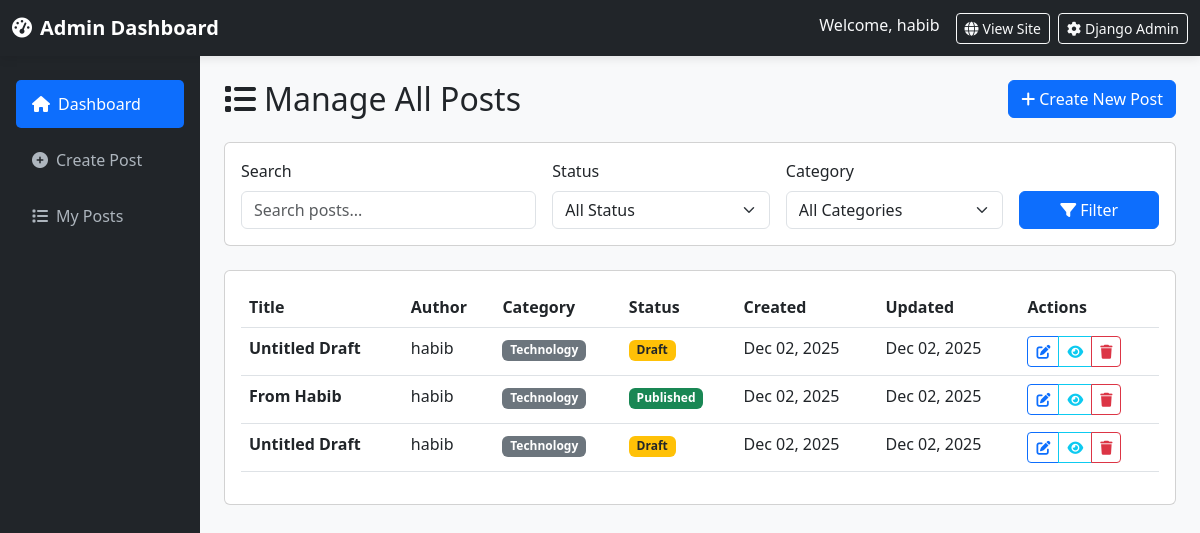
Before: /manage/posts/ (signed in) with the older database file.
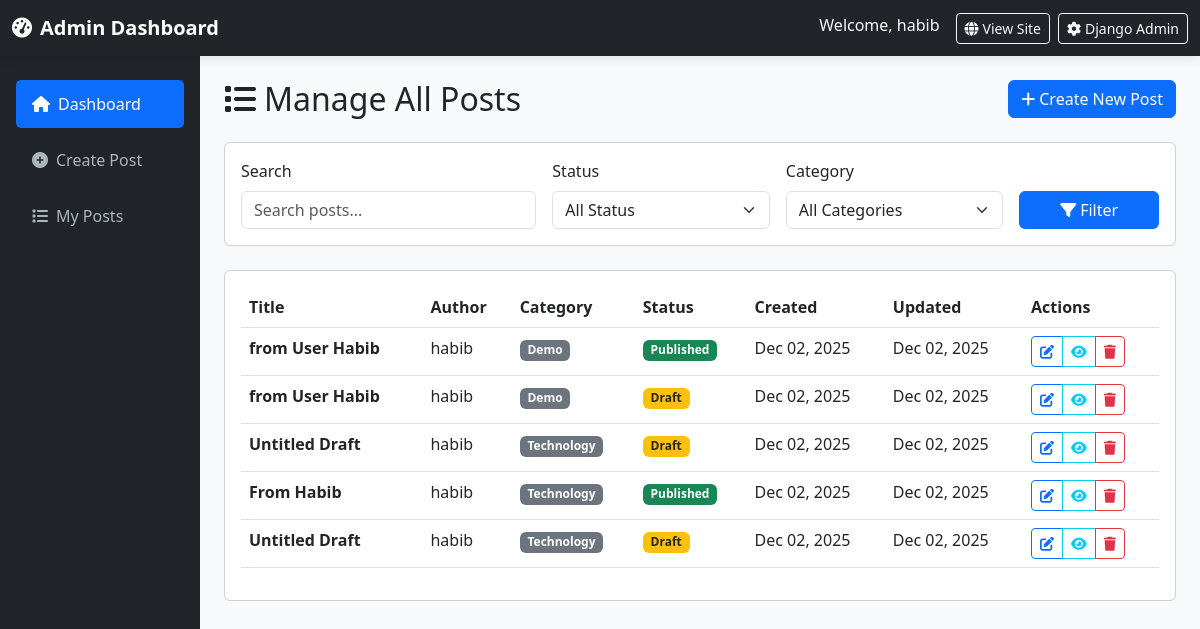
After: the same page with the newer database file.
### blog/models.py (models this page shows, shortened)
class Post(models.Model):
    STATUS_CHOICES = [
        ('draft', 'Draft'),
        ('published', 'Published'),
    ]
    title = models.CharField(max_length=200)
    slug = models.SlugField(unique=True)
    author = models.ForeignKey(User, on_delete=models.CASCADE)
    category = models.ForeignKey(Category, on_delete=models.CASCADE, related_name='posts')
    content = models.TextField(help_text="You can add images, videos, and YouTube links here")
    excerpt = models.TextField(max_length=500, blank=True, help_text="Brief description of the post")
    featured_image = models.ImageField(upload_to='blog_images/', blank=True, null=True)
    youtube_url = models.CharField(max_length=200, blank=True, help_text="YouTube URL (e.g., https://www.youtube.com/watch?v=VIDEO_ID)")
    video_file = models.FileField(upload_to='blog_videos/', blank=True, null=True, help_text="Upload video file")
    status = models.CharField(max_length=10, choices=STATUS_CHOICES, default='draft')
    created_at = models.DateTimeField(auto_now_add=True)
    updated_at = models.DateTimeField(auto_now=True)
    published_at = models.DateTimeField(null=True, blank=True)
    class Meta:
        ordering = ['-created_at']

class Category(models.Model):
    name = models.CharField(max_length=100)
    slug = models.SlugField(unique=True)
    description = models.TextField(blank=True)
    created_at = models.DateTimeField(auto_now_add=True)
    class Meta:
        verbose_name_plural = "Categories"

### blog/views.py (the view)
# urls.py: path('manage/posts/', views.admin_manage_posts, name='admin_manage_posts'),
@login_required(login_url='custom_login')
def admin_manage_posts(request):
    if not request.user.is_staff:
        return redirect('post_list')
    status_filter = request.GET.get('status', '')
    category_filter = request.GET.get('category', '')
    search_query = request.GET.get('search', '')
    if request.user.is_superuser:
        posts = Post.objects.all().select_related('author', 'category')
    else:
        posts = Post.objects.filter(author=request.user).select_related('author', 'category')
    if status_filter:
        posts = posts.filter(status=status_filter)
    if category_filter:
        posts = posts.filter(category__id=category_filter)
    if search_query:
        posts = posts.filter(
            Q(title__icontains=search_query) |
            Q(content__icontains=search_query)
        )
    paginator = Paginator(posts, 20)
    page_number = request.GET.get('page')
    posts = paginator.get_page(page_number)
    categories = Category.objects.all()
    context = {
        'posts': posts,
        'categories': categories,
        'status_filter': status_filter,
        'category_filter': category_filter,
        'search_query': search_query,
    }
    return render(request, 'blog/admin_manage_posts.html', context)

### templates/blog/admin_manage_posts.html (shortened to what this page needs)
{% extends 'blog/admin_dashboard.html' %}
{% block content %}
<div class="d-flex justify-content-between align-items-center mb-4 flex-wrap gap-2">
    <h2 class="mb-0"><i class="fas fa-list me-2"></i>Manage All Posts</h2>
    <a href="{% url 'admin_create_post' %}" class="btn btn-primary">
        <i class="fas fa-plus me-1"></i>Create New Post
    </a>
</div>
<div class="card mb-4">
    <div class="card-body">
        <form method="get" class="row g-3">
            <div class="col-md-4 col-sm-12">
                <label class="form-label">Search</label>
                <input type="text" name="search" class="form-control" placeholder="Search posts..." value="{{ search_query }}">
            </div>
            <div class="col-md-3 col-sm-6">
                <label class="form-label">Status</label>
                <select name="status" class="form-select">
                    <option value="">All Status</option>
                </select>
            </div>
            <div class="col-md-3 col-sm-6">
                <label class="form-label">Category</label>
                <select name="category" class="form-select">
                    <option value="">All Categories</option>
                </select>
            </div>
            <div class="col-md-2 col-sm-12 d-flex align-items-end">
                <button type="submit" class="btn btn-primary w-100">
                    <i class="fas fa-filter me-1"></i>Filter
                </button>
            </div>
        </form>
    </div>
</div>
<div class="card">
    <div class="card-body">
        {% if posts %}
        <div class="table-responsive">
            <table class="table table-hover">
                <thead>
                    <tr>
                        <th>Title</th>
                        <th>Author</th>
                        <th>Category</th>
                        <th>Status</th>
                        <th>Created</th>
                        <th>Updated</th>
                        <th>Actions</th>
                    </tr>
                </thead>
                <tbody>
                    {% for post in posts %}
                    <tr>
                        <td data-label="Title">
                            <strong>{{ post.title|truncatewords:8 }}</strong>
                        </td>
                        <td data-label="Author">{{ post.author.username }}</td>
                        <td data-label="Category"><span class="badge bg-secondary">{{ post.category.name }}</span></td>
                        <td data-label="Status">
                            {% if post.status == 'published' %}
                                <span class="badge bg-success">Published</span>
                            {% else %}
                                <span class="badge bg-warning text-dark">Draft</span>
                            {% endif %}
                        </td>
                        <td data-label="Created">{{ post.created_at|date:"M d, Y" }}</td>
                        <td data-label="Updated">{{ post.updated_at|date:"M d, Y" }}</td>
                        <td data-label="Actions">
                            <div class="btn-group btn-group-sm">
                                {% if post.slug %}
                                <a href="{% url 'admin_edit_post' post.slug %}" class="btn btn-outline-primary" title="Edit">
                                    <i class="fas fa-edit"></i>
                                </a>
                                <a href="{% url 'post_detail' post.slug %}" target="_blank" class="btn btn-outline-info" title="View">
                                    <i class="fas fa-eye"></i>
                                </a>
                                <a href="{% url 'admin_delete_post' post.slug %}" class="btn btn-outline-danger" title="Delete">
                                    <i class="fas fa-trash"></i>
                                </a>
                                {% else %}
                                <button class="btn btn-outline-secondary btn-sm" disabled title="No slug available">
                                    <i class="fas fa-exclamation-triangle"></i>
                                </button>
                                {% endif %}
                            </div>
                        </td>
                    </tr>
                    {% endfor %}
                </tbody>
            </table>
        </div>
        {% endif %}
    </div>
</div>
{% endblock %}

### templates/blog/admin_dashboard.html (shortened to what this page needs)
<!DOCTYPE html>
<html lang="en">
<head>
	<link href="https://cdn.jsdelivr.net/npm/bootstrap@5.3.0/dist/css/bootstrap.min.css" rel="stylesheet">
	<link rel="stylesheet" href="https://cdnjs.cloudflare.com/ajax/libs/font-awesome/6.0.0/css/all.min.css">
</head>
<body>
	<nav class="navbar navbar-dark bg-dark">
		<div class="container-fluid">
			<div class="d-flex align-items-center">
				<a class="navbar-brand fw-bold mb-0" href="{% url 'admin_dashboard' %}">
					<i class="fas fa-tachometer-alt me-2"></i>Admin Dashboard
				</a>
			</div>
			<div class="d-flex">
				<span class="text-light me-3">Welcome, {{ user.username }}</span>
				<a href="{% url 'post_list' %}" class="btn btn-outline-light btn-sm me-2" target="_blank">
					<i class="fas fa-globe me-1"></i>View Site
				</a>
				<a href="/admin/" class="btn btn-outline-light btn-sm" target="_blank">
					<i class="fas fa-cog me-1"></i>Django Admin
				</a>
			</div>
		</div>
	</nav>
	<div class="container-fluid">
		<div class="row">
			<nav class="col-md-3 col-lg-2 sidebar px-3 pt-4" id="sidebar">
				<ul class="nav flex-column">
					<li class="nav-item mb-2">
						<a class="nav-link sidebar-link active" href="{% url 'admin_dashboard' %}">
							<i class="fas fa-home me-2"></i>Dashboard
						</a>
					</li>
					<li class="nav-item mb-2">
						<a class="nav-link sidebar-link" href="{% url 'admin_create_post' %}">
							<i class="fas fa-plus-circle me-2"></i>Create Post
						</a>
					</li>
					<li class="nav-item mb-2">
						<a class="nav-link sidebar-link" href="{% url 'admin_manage_posts' %}">
							<i class="fas fa-list me-2"></i>My Posts
						</a>
					</li>
				</ul>
			</nav>
			<main class="col-md-9 col-lg-10 px-md-4 py-4">
				{% block content %}{% endblock %}
			</main>
		</div>
	</div>
</body>
</html>

### templates/blog/admin_dashboard.html (style rules this page uses)
body { background-color: #f8f9fa; }
.navbar { box-shadow: 0 2px 10px rgba(0,0,0,0.1); }
.sidebar { min-height: 100vh; background-color: #212529; }
.sidebar-link { color: #adb5bd; padding: 0.75rem 1rem; border-radius: 5px; display: block; text-decoration: none; }
.sidebar-link.active { color: #fff; background-color: #0d6efd; }

Changed rows visible on the page:
added Post: title "from User Habib", author.username "habib", category.name "Demo", status "Published", created_at "Dec 02, 2025", updated_at "Dec 02, 2025"
added Post: title "from User Habib", author.username "habib", category.name "Demo", status "Draft", created_at "Dec 02, 2025", updated_at "Dec 02, 2025", slug "from-user-habib" (drawn)
